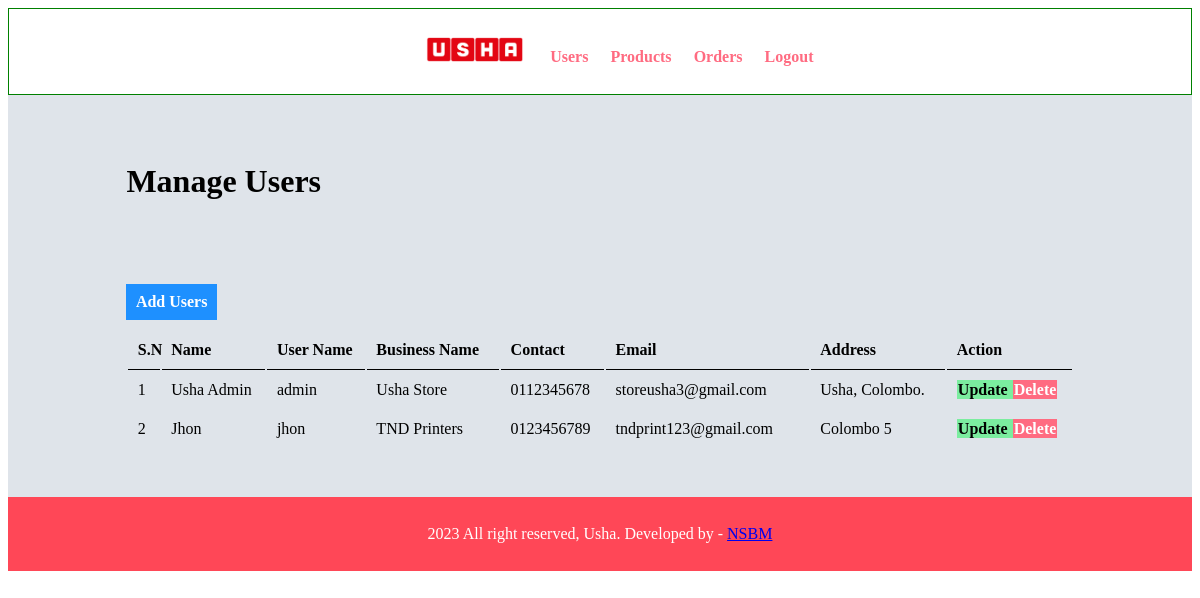
The app's page /admin/manage-admin.php with its own data.
### tables this page shows
CREATE TABLE `user` (
  `id` int(11) NOT NULL,
  `phone` text NOT NULL,
  `business_name` varchar(25) NOT NULL,
  `address` varchar(25) NOT NULL,
  `name` varchar(50) NOT NULL,
  `email` text NOT NULL,
  `password` varchar(50) NOT NULL,
  `username` varchar(50) NOT NULL
);

### admin/manage-admin.php (the view, shortened to what this page needs)
<?php include('partials/menu.php'); ?>
        <div class="main-content" >
            <div class="wrapper" >
                <h1>Manage Users</h1></br>
                </br><br>
                <a href="add-admin.php" class="btn-primary" >Add Users</a></br></br>
                <table class="tbl-full" >
                            <tr>
                                <th>S.N</th>
                                <th>Name</th>
                                <th>User Name</th>
                                <th>Business Name</th>
                                <th>Contact</th>
                                <th>Email</th>
                                <th>Address</th>
                                <th>Action</th>
                            </tr>
                            <?php
                                $sql = "SELECT * FROM user";
                                $res = mysqli_query($conn,$sql);
                                if($res==TRUE)
                                {
                                    $count = mysqli_num_rows($res);
                                    if($count>0){
                                        $sn =1;
                                        while($rows=mysqli_fetch_assoc($res))
                                        {
                                            $id = $rows['id'];
                                            $name = $rows['name'];
                                            $username = $rows['username'];
                                            $contact = $rows['phone'];
                                            $email = $rows['email'];
                                            $address = $rows['address'];
                                            $business_name = $rows['business_name'];
                                            ?>
                                                <tr>
                                                    <td><?php echo $sn++; ?></td>
                                                    <td><?php echo $name ?></td>
                                                    <td><?php echo $username ?></td>
                                                    <td><?php echo $business_name ?></td>
                                                    <td><?php echo $contact ?></td>
                                                    <td><?php echo $email ?></td>
                                                    <td><?php echo $address ?></td>
                                                    <td>
                                                        <a href="<?php echo SITEURL; ?>admin/update-admin.php?id=<?php echo $id; ?>" class="btn-secondary" >Update </a>
                                                        <a href="<?php echo SITEURL; ?>admin/delete-admin.php?id=<?php echo $id;  ?>" class="btn-danger" >Delete </a>
                                                    </td>
                                                </tr>
                                            <?php
                                        }
                                    }
                                }
                            ?>
                </table>
            </div>
        </div>
<?php include('partials/footer.php'); ?>

### css/admin.css (style rules this page uses)
.wrapper { padding: 1%; width: 80%; margin: 0 auto; }
.tbl-full { width: 100%; }
table tr th { border-bottom: 1px solid black; padding: 1%; text-align: left; }
table tr td { padding: 1%; }
.btn-primary { background-color: #1e90ff; padding: 1%; color: white; text-decoration: none; font-weight: bold; }
.btn-secondary { background-color: #7bed9f; padding: 1%; color: black; text-decoration: none; font-weight: bold; }
.btn-danger { background-color: #ff6b81; padding: 1%; color: white; text-decoration: none; font-weight: bold; }
.main-content { padding: 3% 0; background-color: #dfe4ea; }

### records on screen
user: name "Usha Admin", username "admin", business_name "Usha Store", phone "0112345678", email "storeusha3@gmail.com", address "Usha, Colombo."
user: name "Jhon", username "jhon", business_name "TND Printers", phone "0123456789", email "tndprint123@gmail.com", address "Colombo 5"
